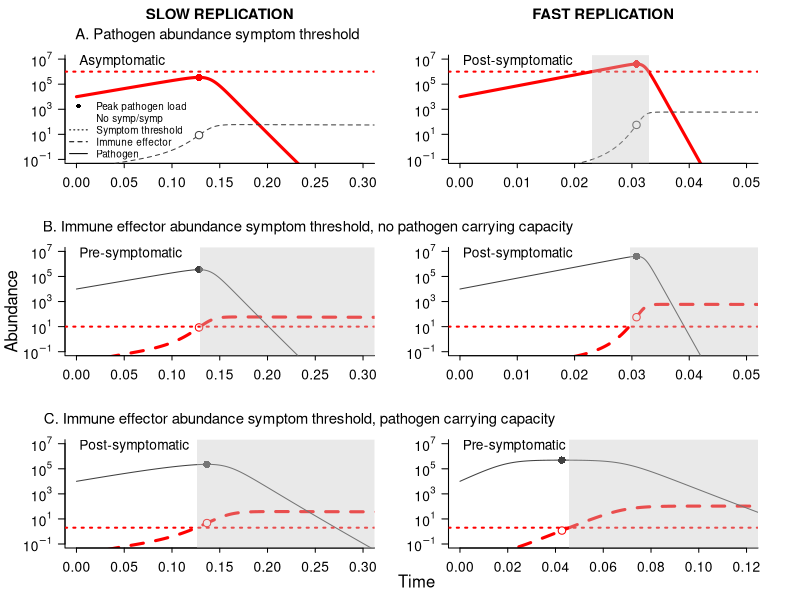
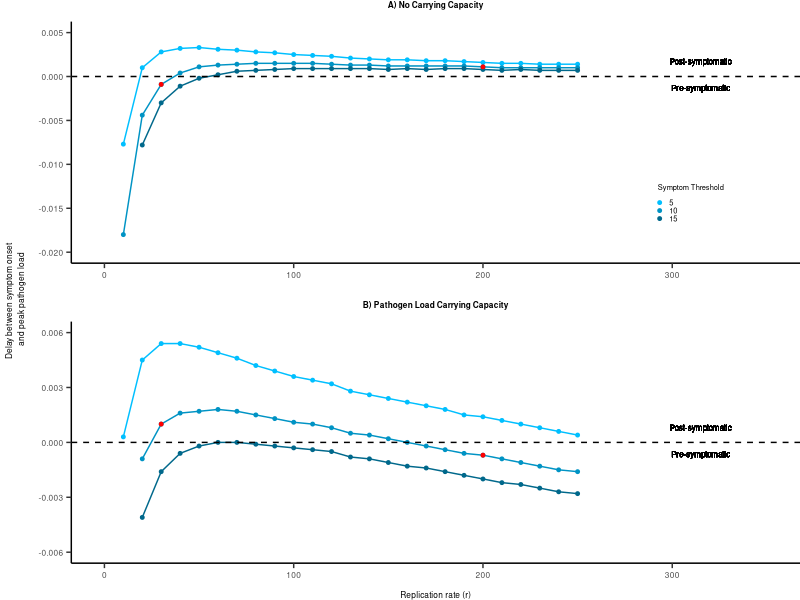
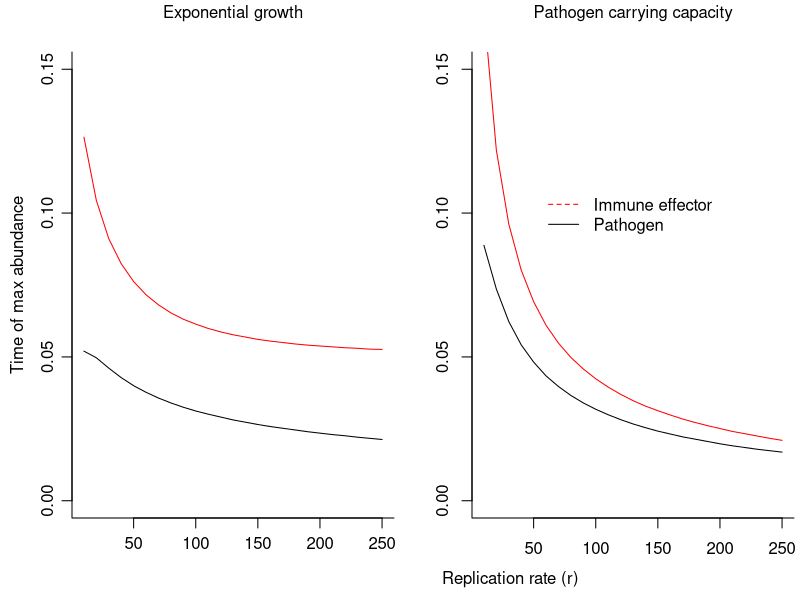

Here is the R script that generated these plots, in order:
## ---- chunk 1
knitr::opts_chunk$set(echo = TRUE)
## ---- chunk 2
require(deSolve)
require(ggplot2)
require(gridExtra)
library(grid)
require(dplyr)
## ---- chunk 3
transmission.model <- function(t, x, params) {
  P <- x[1]
  X <- x[2]

  with(
    as.list(params),
    {
      dP <- r*P - k*X*P
      dX <- a - d*X + y*k*X*P
    
      res <- c(dP, dX)
      list(res)
    }
  ) 
}

transmission.model.cap <- function(t, x, params) {
  P <- x[1]
  X <- x[2]

  with(
    as.list(params),
    {
      dP <- r*P*(1 - P/(5*10^5)) - k*X*P
      dX <- a - d*X + y*k*X*P
    
      res <- c(dP, dX)
      list(res)
    }
  ) 
}
## ---- chunk 4
get.params <- function(k, r) {
  return(c(y=10^-4, k=k, r=r, a=1, d=.5))
}

desolve_function <- function(tstep, k, r, model, id) {
  time <- seq(0,2, by=tstep)
  params <- get.params(k, r)

  df <- data.frame(lsoda(c(P=id, X=0), time, model, 
                       params))
  
  if(any(df$P <= 0)){
    clearance <- min(which(df$P <= 0))
    df[clearance:length(time),] <- NA
  }
  
  df <- data.frame(time=time, 
                  pathogen=df$P, 
                  immune=df$X, 
                  k=k, r=r, dose=id)
  
  return(df)
}

## ---- chunk 5
peak.pathogenloadtime <- function(df) {
  peak.pl <- max(df$pathogen, na.rm=TRUE)
  return(df[which(df$pathogen==peak.pl),]$time)
}

symptom.onset <- function(df, s.compartment, thresh) {
  symptomatic <- df[which(df[s.compartment] >= thresh),]$time
  if(length(symptomatic) > 0) {
    return(min(symptomatic))
  } else {
    return(NA)
  }
}

symptom.end <- function(df, s.compartment, thresh) {
  symptomatic <- df[which(df[s.compartment] >= thresh),]$time
  if(length(symptomatic) > 0) {
    return(max(symptomatic))
  } else {
    return(NA)
  }
}

delay.calculation <- function(df, symp.thresh) {
  return(peak.pathogenloadtime(df) - symptom.onset(df, 'immune', symp.thresh))
}

## ---- chunk 6
plot.model.simulations <- function(symp.thresh, data, 
                                    cex, label,
                                    xlimlow, xlimhigh, s.compartment) {
  
  col <- 'red'
  
  time <- data$time
  path.load <- data$pathogen
  immune <- data$immune
  peak.load.time <- peak.pathogenloadtime(data)
  
  if (s.compartment == 'pathogen') {
    plot(time, path.load, col=col, xlab="", ylab="", xlim=c(xlimlow, xlimhigh), log='y',
         ylim=10^c(-1, 7), cex.lab=cex, cex.axis=cex, mgp=c(0, 1, 0), 
         yaxt='n', tck=-0.04, type="l", lwd=3, bty='l')
    lines(time, immune, col=gray(0.25), type="l", lty=2)
    points(peak.load.time, path.load[which(time==peak.load.time,)],
         cex=1.5, pch=16, col="red")
    points(peak.load.time, immune[which(time==peak.load.time,)],
         col=gray(0.25), cex=1.5, pch = 21, bg = "white")
    axis(2, cex.axis=cex, at=10^(seq(-1, 7, by=2)), 
     labels=c(expression(10^-1), 
              expression(10^1),
              expression(10^3),
              expression(10^5),
              expression(10^7)), las=2, mgp=c(0, 1, 0))
  } else {
    plot(time, immune, col=col, xlab="", ylab="", xlim=c(xlimlow, xlimhigh), log='y',
         ylim=10^c(-1,7), cex.lab=cex, cex.axis=cex, mgp=c(0, 1, 0), 
         yaxt='n', lty = 2, tck = -0.04, type="l", lwd=3, bty='l')
    lines(time, path.load, col=gray(0.25), type="l")
    points(peak.load.time, immune[which(time==peak.load.time,)],
         cex=1.5, pch = 21, col = "red", bg = "white")
    points(peak.load.time, path.load[which(time==peak.load.time,)],
         col=gray(0.25), pch=16, cex=1.5)
    axis(2, cex.axis=cex, at=10^(seq(-1, 7, by=2)), 
     labels=c(expression(10^-1), 
              expression(10^1),
              expression(10^3),
              expression(10^5),
              expression(10^7)), las=2, mgp=c(0, 1, 0))
  }
  
  abline(h=symp.thresh, lty=3, col=col, lwd=2)
  
  polygon(x=c(symptom.onset(data, 
                            s.compartment,
                            symp.thresh), 
              symptom.onset(data, 
                            s.compartment,
                            symp.thresh),
              symptom.end(data,
                          s.compartment,
                          symp.thresh),
              symptom.end(data,
                          s.compartment,
                          symp.thresh)), 
          y=10^c(-5, 10, 10, -5), 
          col=rgb(200, 200, 200, alpha=100,
                  maxColorValue=255),
          border = NA)
  
  text(0.01 * (xlimhigh - xlimlow) + xlimlow, 10^(.85 * (8)) + 10^-1, 
       labels=label, cex=cex, adj=0)
}

data.lowreplication.nocap <- desolve_function(tstep=10^-4, 
                            k=3.5, r=30, model=transmission.model, id=10^4)
data.highreplication.nocap <- desolve_function(tstep=10^-4, 
                             k=3.5, r=200, model=transmission.model, id=10^4) 

data.lowreplication.cap <- desolve_function(tstep=10^-4, 
                            k=3.5, r=30, model=transmission.model.cap, id=10^4)
data.highreplication.cap <- desolve_function(tstep=10^-4, 
                             k=3.5, r=200, model=transmission.model.cap, id=10^4) 

path.symp.thresh <- 10^6
immune.sympthresh <- 10
immune.pathcap.sympthresh <- 2
cex <- 1.25
cex_labels <- 0.9

{
  tiff(filename="Model Schematics.tiff", height=7.5, width=6.5,
      units="in", res=500)
  
  par(mfrow=c(3, 2), oma=c(0, 2.5, 1.75, 0), mai=c(0.52, 0.32, 0.32, 0.42))
    
  plot.model.simulations(symp.thresh = path.symp.thresh,
                         data = data.lowreplication.nocap, 
                         cex = cex, 
                         label = "Asymptomatic", 
                         xlimlow = 0, xlimhigh = 0.3, 
                         s.compartment = 'pathogen')
  
  legend(-0.01, 10^4.2, legend=c('Peak pathogen load', 
                             'No symp/symp',
                             'Symptom threshold',
                             'Immune effector', 
                             'Pathogen'
                           ), 
         lty=c(NA, NA, 3, 2, 1), pch=c(16, NA, NA, NA, NA), bty="n",
         xpd=TRUE, cex=0.9)
  
  mtext(text="SLOW REPLICATION", font=2, side=3, line=2.5, cex=cex_labels)
  
  mtext(text="A. Pathogen abundance symptom threshold", side=3, line=1, 
        cex=cex_labels, adj=0.4)
  
  plot.model.simulations(symp.thresh = path.symp.thresh, 
                         data = data.highreplication.nocap, 
                         cex = cex, 
                         label = "Post-symptomatic", 
                         xlimlow = 0, xlimhigh = 0.05, 
                         s.compartment = 'pathogen')
  
  mtext(text="FAST REPLICATION", font=2, side=3, line=2.5, cex=cex_labels)
  
  plot.model.simulations(symp.thresh = immune.sympthresh, 
                         data = data.lowreplication.nocap, 
                         cex = cex, 
                         label = "Pre-symptomatic", 
                         xlimlow = 0, xlimhigh = 0.3, 
                         s.compartment = 'immune')
  
  mtext(text="B. Immune effector abundance symptom threshold, no pathogen carrying capacity", 
        side=3, line=1, cex=cex_labels, adj=0.1)
  
  plot.model.simulations(symp.thresh = immune.sympthresh, 
                         data = data.highreplication.nocap, 
                         cex = cex, 
                         label = "Post-symptomatic", 
                         xlimlow = 0, xlimhigh = 0.05, 
                         s.compartment = 'immune')
  
  plot.model.simulations(symp.thresh = immune.pathcap.sympthresh, 
                         data = data.lowreplication.cap, 
                         cex = cex, 
                         label = "Post-symptomatic",
                         xlimlow = 0, xlimhigh = 0.3, 
                         s.compartment = 'immune')
  
  mtext(text="C. Immune effector abundance symptom threshold, pathogen carrying capacity", 
        side=3, line=1, cex=cex_labels, adj=0.105)
  
  plot.model.simulations(symp.thresh = immune.pathcap.sympthresh, 
                         data = data.highreplication.cap, 
                         cex = cex, 
                         label = "Pre-symptomatic", 
                         xlimlow = 0, xlimhigh = 0.12, 
                         s.compartment = 'immune')
  
  mtext("Time", side=1, line=-1.75, outer=TRUE, adj=0.5)
  mtext("Abundance", side=2, line=1, outer=TRUE)
     
  dev.off()
}
## ---- chunk 7
get.delays.df <- function(data, param.vals, symp.thresh, var_name) {
  delays.df <- data.frame(placeholder_name=integer(), 
                          delay.symponset.peakload=integer())
  
  names(delays.df)[names(delays.df) == "placeholder_name"] <- var_name
  
  for (v in param.vals) {
    df <- data[data[var_name]==v,]
    delay.symponset.peakload <- delay.calculation(df, symp.thresh)
    dftoadd <- data.frame(v, delay.symponset.peakload)
    names(dftoadd)= c(var_name, "delay.symponset.peakload")
    delays.df <- rbind(delays.df, dftoadd)
  }
  
  delays.df$symp.thresh = symp.thresh
  
  return(delays.df)
}

r_vals <- seq(10, 250, by=10)

varyingr.nocap <- data.frame(k= 3.5, r=r_vals, dose=10^5)
varyingr.nocap <- do.call(rbind, mapply(desolve_function, 
                                  tstep=10^-4, 
                                  k=varyingr.nocap$k, 
                                  r=varyingr.nocap$r, 
                                  id=varyingr.nocap$dose,                                  
                                  MoreArgs=list(model=transmission.model),
                                  SIMPLIFY = FALSE))

varyingr.cap <- data.frame(k= 7, r=r_vals, dose=10^5)
varyingr.cap <- do.call(rbind, mapply(desolve_function, 
                                  tstep=10^-4, 
                                  k=varyingr.cap$k, 
                                  r=varyingr.cap$r, 
                                  id=varyingr.cap$dose,                                  
                                  MoreArgs=list(model=transmission.model.cap),
                                  SIMPLIFY = FALSE))

delays.byr.lowsympthresh.nocap <- get.delays.df(data=varyingr.nocap, 
                                          param.vals=r_vals,
                                          symp.thresh=5, 
                                          var_name="r")

delays.byr.medsympthresh.nocap <- get.delays.df(data=varyingr.nocap, 
                                          param.vals=r_vals,
                                          symp.thresh=10, 
                                          var_name="r")

delays.byr.highsympthresh.nocap <- get.delays.df(data=varyingr.nocap, 
                                          param.vals=r_vals,
                                          symp.thresh=15, 
                                          var_name="r")

delays.byr.lowsympthresh.cap <- get.delays.df(data=varyingr.cap, 
                                          param.vals=r_vals,
                                          symp.thresh=1, 
                                          var_name="r")

delays.byr.medsympthresh.cap <- get.delays.df(data=varyingr.cap, 
                                          param.vals=r_vals,
                                          symp.thresh=2, 
                                          var_name="r")

delays.byr.highsympthresh.cap <- get.delays.df(data=varyingr.cap, 
                                          param.vals=r_vals,
                                          symp.thresh=3, 
                                          var_name="r")

plot.varyingr <- function(delaysbyr1, delaysbyr2, delaysbyr3, size, ylow, yhigh,
                          xlow, xhigh) {
  highlighted_points <- delaysbyr2[delaysbyr2$r==30 | delaysbyr2$r==200,]
  
  return(ggplot(delaysbyr1, aes(x=r, y=delay.symponset.peakload, 
                         color = as.character(symp.thresh))) + theme_classic() +
    theme(
          plot.title = element_text(hjust = 0.5, vjust = 3, size=size,
                                    face="bold"), 
          plot.margin = unit(c(0.05, 0, 0, -0.05),"in"),
          axis.title.y = element_text(margin = margin(r=4), size=size),
          axis.title.x = element_text(margin = margin(t=8), size=size),
          axis.text.x = element_text(size=size, margin = margin(t=2)),
          axis.text.y = element_text(size=size, margin = margin(r=2)),
          axis.ticks.length=unit(0.05, "in"),
          legend.key.size = unit(0.001, "in"),
          legend.text = element_text(size=size * .9),
          legend.title = element_text(size=size * .9),
          legend.position = c(0.85, 0.25)) +
      ylim(ylow, yhigh) + 
    xlim(xlow, xhigh) +
  geom_point(size=1) + 
    geom_line() + geom_point(data=delaysbyr2, size=1) + 
    geom_line(data=delaysbyr2) + geom_point(data=delaysbyr3, size=1) +
    geom_line(data=delaysbyr3) +
  geom_hline(yintercept=0, linetype="dashed", color="black") +
    geom_point(data=highlighted_points, aes(x=r, y=delay.symponset.peakload), color="red", size=1)) 
}

cols <- colorRampPalette(c("deepskyblue", "deepskyblue4"))
cols <- cols(3)

plot.varyingr.nocap <- plot.varyingr(delays.byr.lowsympthresh.nocap, 
              delays.byr.medsympthresh.nocap, 
              delays.byr.highsympthresh.nocap, 
              size=6, 
              ylow=-.02, 
              yhigh=.005, 
              xlow=0, 
              xhigh=350) + 
  ggtitle("A) No Carrying Capacity") + 
  xlab("") +
  ylab("") +
  geom_text(aes(x=315, y=-0.0013, label = "Pre-symptomatic"),
                color="black", size=2) +
  geom_text(aes(x=315, y=0.0017, label = "Post-symptomatic"),
                color="black", size=2) +
  scale_color_manual(name="Symptom Threshold", values = c("5"= cols[1], 
                                                          "10"= cols[2], 
                                                          "15"= cols[3]),
                     limits=c("5", "10", "15"))
  

plot.varyingr.cap <- plot.varyingr(delays.byr.lowsympthresh.cap,
              delays.byr.medsympthresh.cap, 
              delays.byr.highsympthresh.cap, 
              size=6, 
              ylow=-.006, 
              yhigh=.006, 
              xlow=0, 
              xhigh=350) + 
  ggtitle("B) Pathogen Load Carrying Capacity") +
  xlab("Replication rate (r)") + 
  ylab("") +
  geom_text(aes(x=315, y=-0.00065, label = "Pre-symptomatic"),
                color="black", size=2) +
  geom_text(aes(x=315, y=0.0008, label = "Post-symptomatic"),
                color="black", size=2) + 
  scale_color_manual(name="Symptom Threshold", values = c("1"= cols[1], 
                                                          "2"= cols[2], 
                                                          "3"= cols[3])) +
  theme(legend.position="none")

tiff(file="Delays varying r.tiff",
           height=3.5, width=3.5, units="in", res=500)
grid.arrange(plot.varyingr.nocap, plot.varyingr.cap, nrow=2, 
             left=textGrob("Delay between symptom onset \n and peak pathogen load",
             gp = gpar(fontsize = 6),
             rot=90))
dev.off()
## ---- chunk 8
peak.immunetime <- function(df) {
  peak.immune <- max(df$immune, na.rm=TRUE)
  return(df[which(df$immune==peak.immune),]$time)
}

get.peaktimes.df <- function(data) {
  peaktimes.df <- data.frame()
  
  for (r in r_vals) {
    df <- data[data$r==r,]
    pathogen.peaktime <- peak.pathogenloadtime(df)
    immune.peaktime <- peak.immunetime(df)
    dftoadd <- data.frame(r, pathogen.peaktime, immune.peaktime)
    peaktimes.df <- rbind(peaktimes.df, dftoadd)
  }
  
  return(peaktimes.df)
}

peaktimes.cap <- get.peaktimes.df(varyingr.cap)
peaktimes.nocap <- get.peaktimes.df(varyingr.nocap)

{
  tiff(filename="Pathogen and immune peak times.tiff", height=3.5, width=6.5,
      units="in", res=500)
  
  par(mfrow=c(1, 2), mai=c(0.82, 0.72, 0.52, 0.06))
  
  plot(pathogen.peaktime ~ r, data=peaktimes.cap, ylim=c(0, 0.15), type="l",
       xlab="", ylab="Time of max abundance", bty="l", mgp=c(2.25, 0.75, 0))
  lines(immune.peaktime ~ r, data=peaktimes.cap, col="red")
  
  mtext("Exponential growth", side=3, line=1.5)
  
  mtext("Replication rate (r)", side=1, line=2.5, adj=2)
  
  plot(pathogen.peaktime ~ r, data=peaktimes.nocap, ylim=c(0, 0.15), type="l",
       xlab="", ylab="", bty="l")
  lines(immune.peaktime ~ r, data=peaktimes.nocap, col="red")
  
  mtext("Pathogen carrying capacity", side=3, line=1.5)
  
  legend(50, 0.11, legend=c('Immune effector',
                             'Pathogen'), 
         lty=c(2, 1), col=c("red", "black"), bty="n")
  
  dev.off()
}
